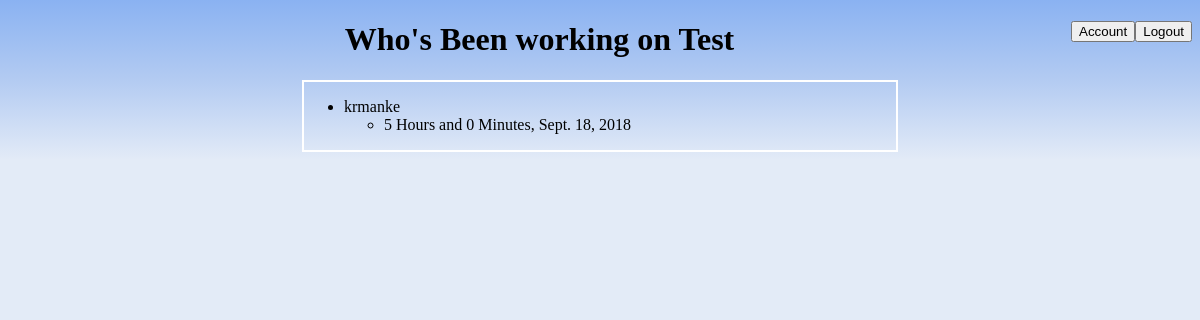
The page /tracker/krmanke/Test/ on the database as committed earlier.
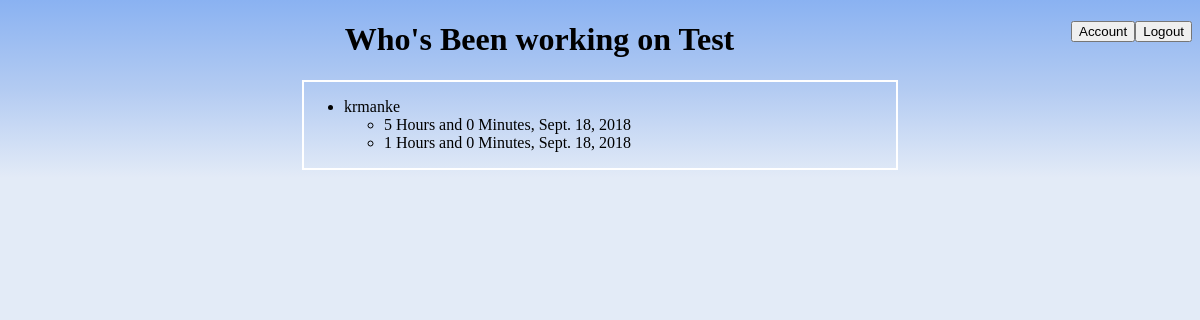
The same page on the database as committed later.
### tracker/models.py (models this page shows, shortened)
class Task(models.Model):
    performed_by = models.ForeignKey('login.User', on_delete=models.CASCADE)
    task_code = models.ForeignKey(Code, on_delete=models.CASCADE)

class Time(models.Model):
    time_hours = models.SmallIntegerField(default=0)
    time_minutes = models.IntegerField(default=0)
    date_performed = models.DateField()
    task_performed = models.ForeignKey(Task, on_delete=models.CASCADE)
    task_text = models.CharField(max_length=200)

### login/models.py (models this page shows)
class User(models.Model):
    def __str__(self):
        return self.username_text
    first_name = models.CharField(max_length=100)
    last_name = models.CharField(max_length=100)
    username_text = models.CharField(max_length=100)
    department = models.CharField(max_length=100)
    role = models.CharField(max_length=100)

### tracker/views.py (the view)
# urls.py: path('<str:in_username>/<str:task_name>/', views.task_viewer, name='tasks')
def task_viewer(request, in_username, task_name):
    if request.method == 'POST':
        if request.POST['action'] == 'previous':
            return redirect('login:login')
        elif request.POST['action'] == 'home':
            return redirect('tracker:index', in_username=in_username)
    else:
        tasks = []
        for entry in Task.objects.all():
            if str(entry.task_code) == task_name:
                tasks.append(entry)
        return render(request, 'tracker/task_viewer.html', {'tasks': tasks, 'task': task_name, 'user': in_username})

### tracker/models.py (called while the page is built)
    def __str__(self):
        return str(self.code_text)

### tracker/templates/tracker/task_viewer.html (shortened to what this page needs)
<!DOCTYPE html>
<html lang="en">
<head>
    <form id="logout" method="post" action="{% url 'tracker:tasks' user task %}">
        <button type="submit" name="action" value="previous" style="float:right">Logout</button> <button type="submit" name="action" value="home" style="float:right">Account</button>
    </form>
</head>
<body>
    <div id="header">
        <h1> Who's Been working on {{ task }}</h1>
    </div>
    <div id="list">
        <ul>
            {% for entry in tasks %}
                <li>{{ entry.performed_by }}</li>
                    <ul>
                        {% for time in entry.time_set.all %}
                            <li>{{ time.time_hours }} Hours and {{ time.time_minutes }} Minutes, {{ time.date_performed }}</li>
                        {% endfor %}
                    </ul>
            {% endfor %}
        </ul>
    </div>
</body>
</html>

Rows that differ between the two databases and show on the page:
added Time: time_hours "1", time_minutes "0", date_performed "Sept. 18, 2018"
